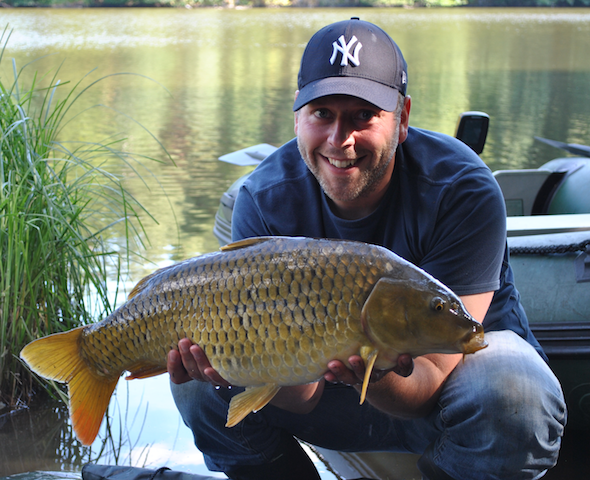
#> input picture data/fish_test.png, 590 x 480 px
$ jupyter execute increase_and_decrease_image_intensity.ipynb
#> lines starting #> are read from the running program, lines starting #| are printed output that depends on the picture
[cell 1]
import cv2
import numpy as np
from matplotlib import pyplot as plt

[cell 2]
def displayImage(image, title):
    plt.imshow(image)
    plt.title(title)
    plt.show()

[cell 3]
image = cv2.imread('./data/fish_test.png')
#> image is the input picture: shape (480, 590, 3); mean B, G, R 109.1, 119.4, 114.2
displayImage(image, "original fish")

[cell 4]
p = np.ones(image.shape, dtype="uint8") * 100
increased = cv2.add(image, p)
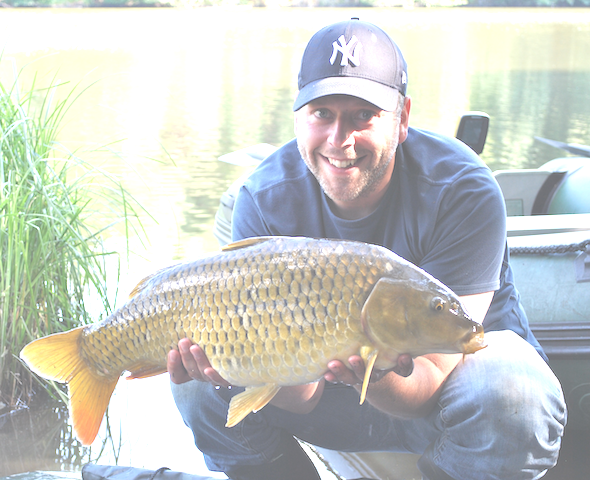
#> increased: shape (480, 590, 3); mean B, G, R 199.5, 204.2, 201.2
displayImage(increased, "increased fish")

[cell 5]
m = np.ones(image.shape, dtype="uint8") * 60
decreased = cv2.subtract(image, m)
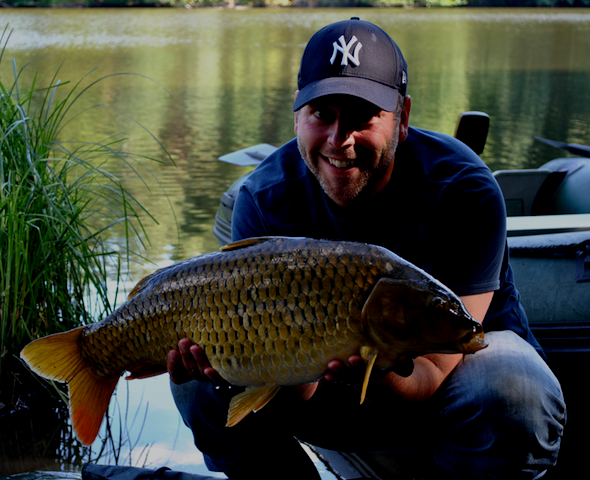
#> decreased: shape (480, 590, 3); mean B, G, R 54.8, 65.7, 61.5
displayImage(decreased, "decreased fish")
